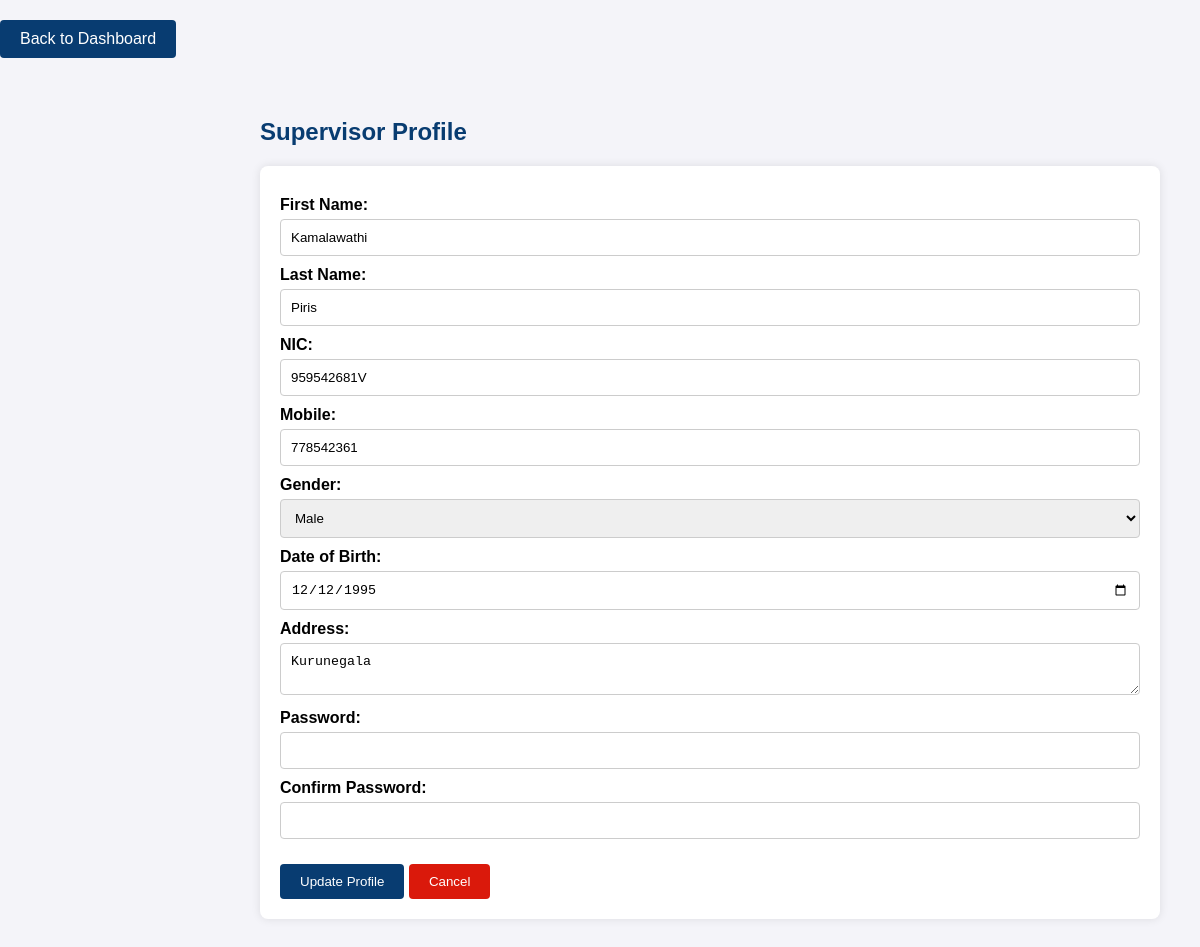
The app's page /profile.php with its own data.
### tables this page shows
CREATE TABLE IF NOT EXISTS `employee` (
  `EMP_ID` int NOT NULL AUTO_INCREMENT,
  `Member_No` int NOT NULL,
  `F_name` varchar(20) DEFAULT NULL,
  `L_name` varchar(20) DEFAULT NULL,
  `NIC` varchar(20) NOT NULL,
  `Mobile` int DEFAULT NULL,
  `Gender` varchar(10) DEFAULT NULL,
  `Address` varchar(100) DEFAULT NULL,
  `DOB` date DEFAULT NULL,
  `Position_ID` int DEFAULT NULL,
  `work_ID` int DEFAULT NULL,
  `Pay_ID` int DEFAULT NULL,
  `Bank_ID` int DEFAULT NULL,
  PRIMARY KEY (`EMP_ID`),
  KEY `Pay_ID` (`Pay_ID`),
  KEY `Position_ID` (`Position_ID`),
  KEY `work_ID` (`work_ID`),
  KEY `Bank_ID` (`Bank_ID`)
);

### profile.php (the view, shortened to what this page needs)
<?php
$servername = "localhost";
$username = "root";
$password = "root";
$dbname = "emsdatabase_new";
$conn = new mysqli($servername, $username, $password, $dbname);
$position_id = 1;
$sql = "SELECT * FROM employee WHERE Position_ID = $position_id";
$result = $conn->query($sql);
if ($result->num_rows > 0) {
    $row = $result->fetch_assoc();
} else {
    echo "No supervisor found";
    exit;
}
?>
<!DOCTYPE html>
<html lang="en">
<head>
</head>
<body>
<a class="back-button" href="supervisor.php">Back to Dashboard</a>
    <div class="container">
        <h2>Supervisor Profile</h2>
        <form action="update_profile.php" method="post" onsubmit="return validateForm()">
            <label for="first_name">First Name:</label>
            <input type="text" id="first_name" name="first_name" value="<?php echo htmlspecialchars($row['F_name']); ?>" required>
            <label for="last_name">Last Name:</label>
            <input type="text" id="last_name" name="last_name" value="<?php echo htmlspecialchars($row['L_name']); ?>" required>
            <label for="nic">NIC:</label>
            <input type="text" id="nic" name="nic" value="<?php echo htmlspecialchars($row['NIC']); ?>" pattern="^[0-9]{9}[vVxX]$" required>
            <label for="mobile">Mobile:</label>
            <input type="text" id="mobile" name="mobile" value="<?php echo htmlspecialchars($row['Mobile']); ?>" pattern="^[0-9]{10}$" required>
            <label for="gender">Gender:</label>
            <select id="gender" name="gender" required>
                <option value="male" <?php if($row['Gender'] == 'male') echo 'selected'; ?>>Male</option>
            </select>
            <label for="dob">Date of Birth:</label>
            <input type="date" id="dob" name="dob" value="<?php echo htmlspecialchars($row['DOB']); ?>" required>
            <label for="address">Address:</label>
            <textarea id="address" name="address" required><?php echo htmlspecialchars($row['Address']); ?></textarea>
            <label for="password">Password:</label>
            <input type="password" id="password" name="password" required>
            <label for="confirm_password">Confirm Password:</label>
            <input type="password" id="confirm_password" name="confirm_password" required>
            <input type="submit" value="Update Profile">
            <button type="button" class="cancel-button" onclick="window.location.href='profile.php'">Cancel</button>
        </form>
    </div>
</body>
</html>

### profile.php (style rules this page uses)
body { margin: 0; padding: 0; font-family: Arial, sans-serif; background-color: #f4f4f9; }
.container { margin-left: 220px; padding: 40px; }
h2 { color: #083C71; }
form { background: #fff; padding: 20px; border-radius: 8px; box-shadow: 0 0 10px rgba(0, 0, 0, 0.1); }
form label { font-weight: bold; display: block; margin-top: 10px; }
form input[type="text"], form input[type="date"], form input[type="password"], form select, form textarea { width: 100%; padding: 10px; margin-top: 5px; border-radius: 4px; border: 1px solid #ccc; box-sizing: border-box; }
form input[type="submit"] { background-color: #083C71; color: #fff; border: none; padding: 10px 20px; border-radius: 4px; cursor: pointer; margin-top: 20px; }
.back-button { background-color: #083C71; color: #fff; border: none; padding: 10px 20px; border-radius: 4px; cursor: pointer; margin-top: 20px; text-decoration: none; display: inline-block; margin-right: 10px; }
.cancel-button { background-color: #da190b; color: #fff; border: none; padding: 10px 20px; border-radius: 4px; cursor: pointer; margin-top: 20px; }

### records on screen
employee: first_name "Kamalawathi", last_name "Piris", nic "959542681V", mobile "778542361", dob "12/12/1995", address "Kurunegala"
